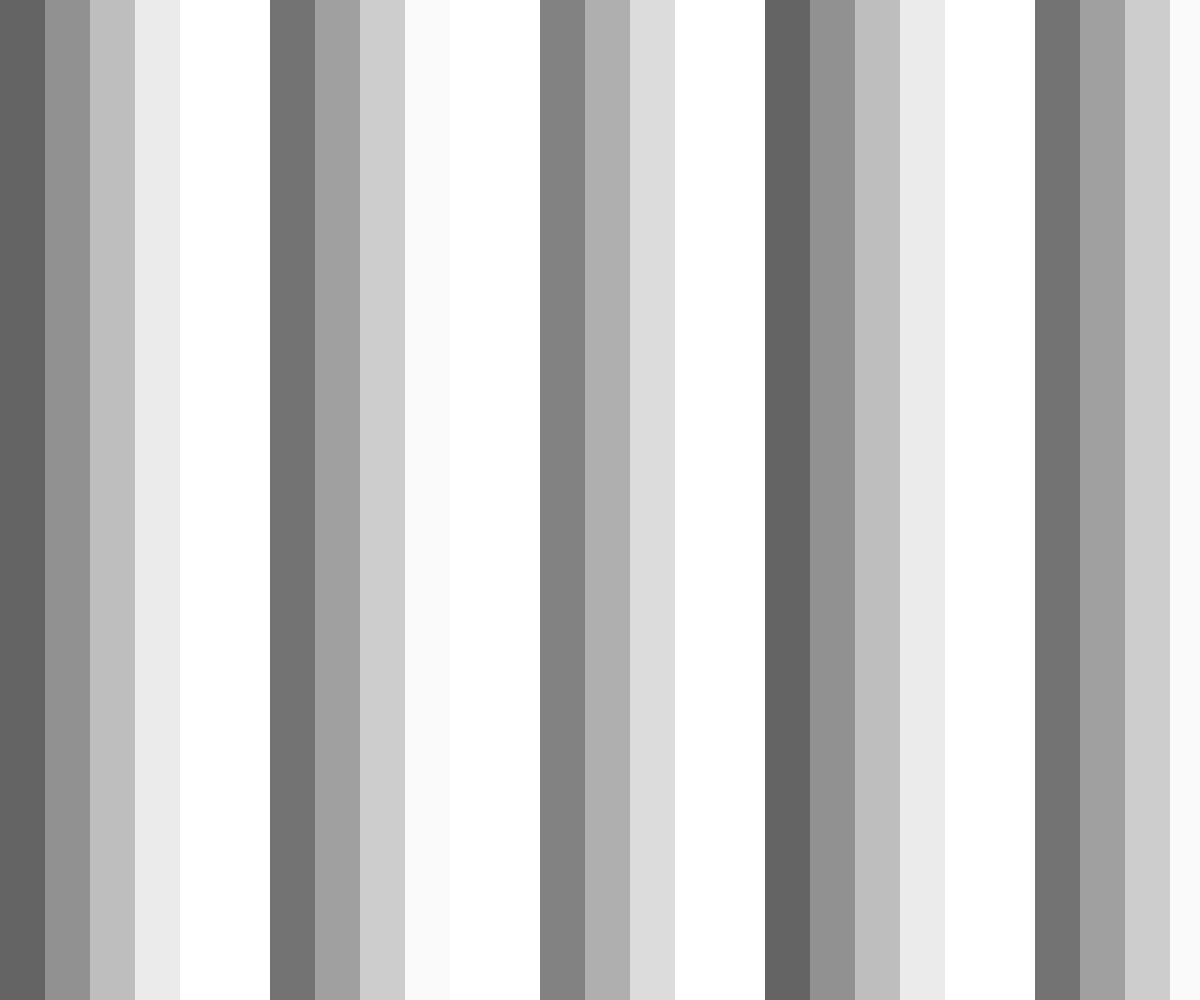
Frame 1 (no input)
Frame 60 (no input): identical to frame 1, image omitted
Frame 120 (the mouse pressed at the canvas centre since frame 60): identical to frame 1, image omitted

The p5.js sketch that drew this single still picture (run headless with seeded random() and noise() and a simulated clock; from frame 60 on, the mouse is pressed at the canvas centre):

// p5.js sketch
// ── sketch.js
/**
 * Rules based color palettes
 * 
 */
var h = 100;
var s = 100;
var b = 100;

//increase this number for more steps between colors
var rectStep = 45;
function setup() {
  createCanvas(windowWidth, windowHeight);
}

function draw() {
  background(255);
  //try uncommenting this line for HSB mode
  //colorMode(HSB, 255,255,255);
  for(var x=0; x < width; x += rectStep){
    noStroke();
    fill(h+x % 255,s+x % 255,b+x % 255);
    rect(x,0,rectStep,height);
  }
}

function keyPressed(){
  if(key === '1'){
    h = random(255);
  }
  else if(key === '2'){
    s = random(255);
  }
  else if(key === '3'){
    b = random(255);
  }
}
